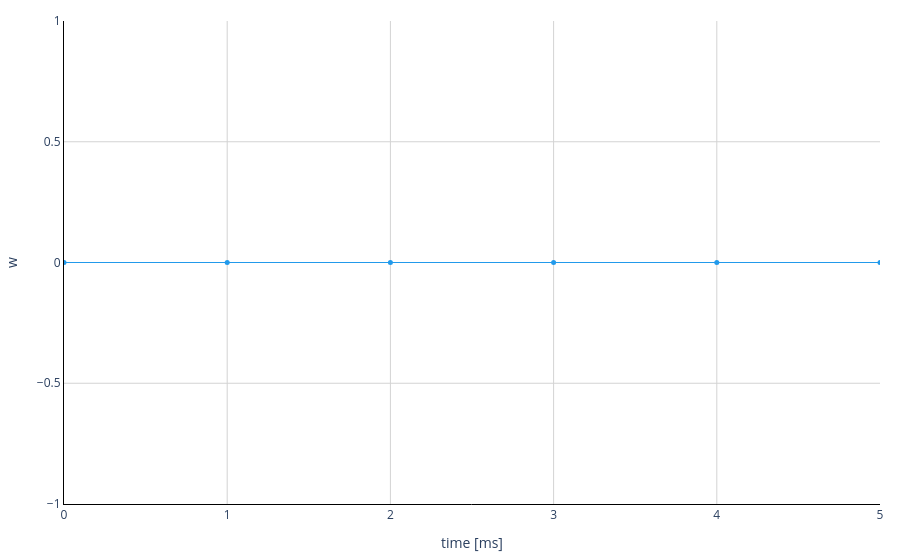

Notebook code cell kept with this figure:
### Markdown cell above
# Create an FMI 3 container FMU

This container connects the Controller, Drive, and Stimuli FMUs and exposes the drive speed `w`.

### Code cell
from pathlib import Path
from uuid import uuid4

from fmpy import plot_result, read_model_description, simulate_fmu
from fmpy.container_fmu.cli import create_container_fmu
from fmpy.container_fmu.config import Component, Configuration, Connection
from fmpy.model_description import CoSimulation, ModelDescription, ModelVariable, Unknown


fmus_dir = Path('fmus')
container_filename = fmus_dir / 'DriveSystem_Container_FMU_3.fmu'
container_unzipdir = fmus_dir / 'DriveSystem_Container_FMU_3'


def get_variable(model_description, name):
    return next(variable for variable in model_description.modelVariables if variable.name == name)


def component(name, filename):
    return Component(
        name=name,
        filename=filename,
        modelDescription=read_model_description(filename),
    )


controller = component('Controller', fmus_dir / 'Controller_FMU_3.fmu')
drive = component('Drive', fmus_dir / 'Drive_FMU_3.fmu')
stimuli = component('Stimuli', fmus_dir / 'Stimuli_FMU_3.fmu')

controller_w_desired = get_variable(controller.modelDescription, 'w_desired')
controller_v = get_variable(controller.modelDescription, 'V')
controller_w = get_variable(controller.modelDescription, 'w')
drive_v = get_variable(drive.modelDescription, 'V')
drive_w = get_variable(drive.modelDescription, 'w')
drive_load_torque = get_variable(drive.modelDescription, 'LoadTorque_Nm')
stimuli_w_desired = get_variable(stimuli.modelDescription, 'w_desired')
stimuli_load_torque = get_variable(stimuli.modelDescription, 'LoadTorque_Nm')

container_time = ModelVariable(
    name='time',
    type='Float64',
    causality='independent',
    variability='continuous',
)
container_w = ModelVariable(
    name='w',
    type='Float64',
    causality='output',
    variability='continuous',
    initial='calculated',
)
container_model_description = ModelDescription(
    fmiVersion='3.0',
    modelName='DriveSystem_Container_FMU_3',
    instantiationToken=str(uuid4()),
    coSimulation=CoSimulation(
        canHandleVariableCommunicationStepSize=True,
        fixedInternalStepSize=0.001,
    ),
    modelVariables=[container_time, container_w],
    outputs=[Unknown(index=2, variable=container_w)],
    initialUnknowns=[Unknown(index=2, variable=container_w)],
)
container_configuration = Configuration(
    parallelDoStep=False,
    modelDescription=container_model_description,
    components=[controller, drive, stimuli],
    connections=[
        Connection(stimuli, [stimuli_w_desired], controller, [controller_w_desired]),
        Connection(stimuli, [stimuli_load_torque], drive, [drive_load_torque]),
        Connection(controller, [controller_v], drive, [drive_v]),
        Connection(drive, [drive_w], controller, [controller_w]),
    ],
    variableMappings={container_w: [(drive, drive_w)]},
)

container_unzipdir.mkdir(exist_ok=True)
if container_filename.exists():
    container_filename.unlink()

create_container_fmu(container_configuration, container_unzipdir, container_filename)

container_result = simulate_fmu(
    container_filename,
    fmi_type='CoSimulation',
    output=['w'],
    stop_time=1.0,
)

plot_result(container_result)

### Figure 1 — Plotly figure (JSON) as saved in the notebook; plotly's stock layout.template omitted (floating-point values rounded to 4 significant figures)
{"data": [{"line": {"color": "#229AEB", "width": 1}, "marker": {"color": "#229AEB", "size": 5}, "name": "w", "type": "scatter", "x": [0.0, 1.0, 2.0, 3.0, 4.0, 5.0], "xaxis": "x", "y": [0.0, 0.0, 0.0, 0.0, 0.0, 0.0], "yaxis": "y"}], "layout": {"margin": {"b": 20, "l": 20, "r": 20, "t": 20}, "plot_bgcolor": "rgba(0,0,0,0)", "showlegend": false, "xaxis": {"anchor": "y", "domain": [0, 1], "gridcolor": "LightGrey", "gridwidth": 1, "linecolor": "black", "range": [0, 5], "showgrid": true, "showline": true, "ticklen": 0, "title": {"text": "time [ms]"}, "zerolinecolor": "LightGrey", "zerolinewidth": 1}, "yaxis": {"anchor": "x", "domain": [0, 1], "gridcolor": "LightGrey", "gridwidth": 1, "linecolor": "black", "showgrid": true, "showline": true, "ticklen": 0, "title": {"text": "w"}, "zerolinecolor": "LightGrey", "zerolinewidth": 1}}}
